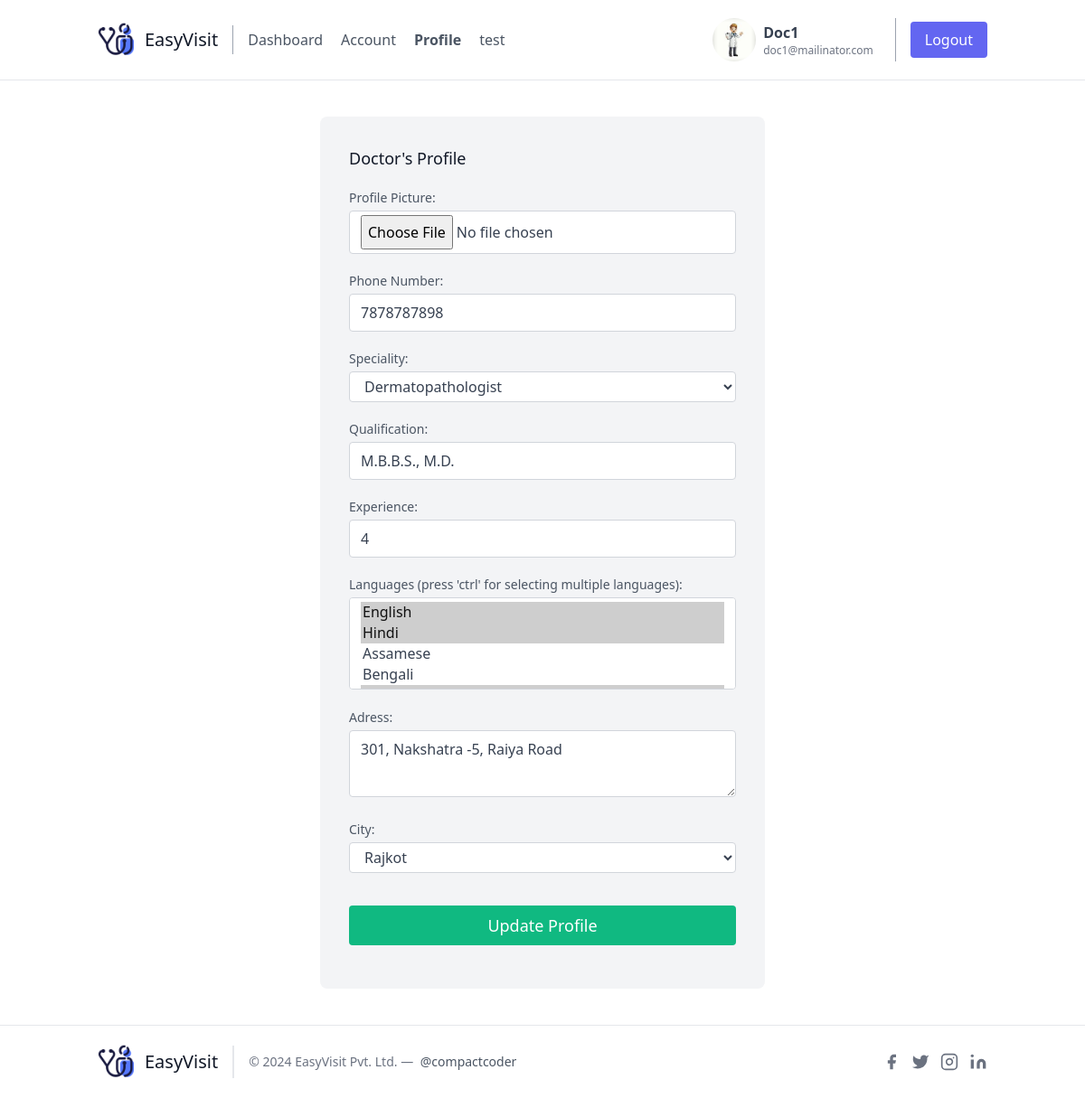
Screenshot of /doctor/profile (signed in) with the database file from the repository.
### app/models/user.py (models this page shows, shortened)
class UserModel(db.Model, UserMixin):
    __tablename__ = "users"
    id = db.Column(db.Integer, primary_key=True)
    full_name = db.Column(db.String(100), nullable=False)
    email = db.Column(db.String(120), nullable=False)
    password = db.Column(db.String(60), nullable=False)
    role = db.Column(db.String(10),nullable=False)
    image_file = db.Column(db.String(20), nullable=False, default='default.jpg')
    registered_on = db.Column(db.DateTime, nullable=False)
    confirmed = db.Column(db.Boolean, nullable=False, default=False)
    token_sent_on = db.Column(db.DateTime, nullable=True)
    confirmed_on = db.Column(db.DateTime, nullable=True)
    patient = db.relationship('PatientModel', backref='user', uselist=False, cascade="all, delete-orphan")
    doctor = db.relationship('DoctorModel', backref='user', uselist=False, cascade="all, delete-orphan")

### app/models/doctor.py (models this page shows, shortened)
class DoctorModel(db.Model):
    __tablename__ = "doctors"
    id = db.Column(db.Integer, primary_key=True)
    user_id = db.Column(db.Integer, db.ForeignKey('users.id'), unique=True)
    phone_no = db.Column(db.String(15), nullable=False)
    speciality = db.Column(db.String(100),nullable=False)
    qualification = db.Column(db.String(100),nullable=False)
    experience = db.Column(db.Integer,nullable=False)
    languages = db.Column(db.String)
    address = db.Column(db.String(255), nullable=False)
    city = db.Column(db.String(100), nullable=False)
    def get_languages(self):
        return json.loads(self.languages) if self.languages else []

### app/doctor/routes.py (the view, shortened to what this page needs)
@bp.route('/profile',methods=["GET","POST"])
@login_required
@email_verified
def profile():
    if current_user.is_authenticated and current_user.role == "doctor":
        form = DoctorProfileUpdateForm()
        doctor_profile = DoctorModel.query.filter_by(user_id=current_user.id).first()
        if doctor_profile:
            print("in doc profile")
            if request.method == "GET":
                print("in get")
                form.phone_no.data = doctor_profile.phone_no
                form.speciality.data = doctor_profile.speciality
                form.qualification.data = doctor_profile.qualification
                form.experience.data = doctor_profile.experience
                form.languages.data = doctor_profile.get_languages()
                form.address.data = doctor_profile.address
                form.city.data = doctor_profile.city
            return render_template('doctor/profile.html' , form= form, title = 'Profile')
    else:
        return redirect(url_for("patient.login"))

### app/doctor/forms.py
class DoctorProfileUpdateForm(FlaskForm):
    picture = FileField('Profile Picture', validators=[FileAllowed(['jpg', 'png'])])
    phone_no = StringField('Phone Number', validators=[DataRequired(),Length(min=10, max=10, message='Mobile number must be 10 digits long'),Regexp(r'^[6789]\d{9}$', message='Invalid mobile number format')])
    speciality = SelectField("Speciality",choices=[(i,i) for i in doctor_specialties],validators=[DataRequired()])
    qualification = StringField("Qualification",validators=[DataRequired(), Length(min=2, max=80)])
    experience = IntegerField("Experience")
    languages = SelectMultipleField("Languages (press 'ctrl' for selecting multiple languages)",choices=[(i,i) for i in indian_languages])
    address = TextAreaField("Adress",validators=[DataRequired(),Length(max=200)])
    city = SelectField("City",choices=[(i,i) for i in indian_cities],validators=[DataRequired()])
    submit = SubmitField("Update Profile")

### app/models/user.py (called while the page is built)
@login_manager.user_loader
def load_user(user_id):
    return UserModel.query.get(int(user_id))

### app/utils.py (called while the page is built)
def email_verified(view_func):
    @wraps(view_func)
    def decorated_function(*args, **kwargs):
        if current_user.is_authenticated and current_user.role == "patient" :
            if not current_user.confirmed:
                return redirect(url_for('patient.verify'))
        elif current_user.is_authenticated and current_user.role == "doctor" :
            if not current_user.confirmed:
                return redirect(url_for('doctor.verify'))
        return view_func(*args, **kwargs)
    return decorated_function

### app/templates/doctor/profile.html (shortened to what this page needs)
{% extends "account-layout.html" %}
{% block contents %}
<section class="text-gray-600 body-font">
  <div class="container px-5 py-10 mx-auto flex flex-wrap items-center">
    <div class="mt-10 mx-auto flex w-full flex-col rounded-lg bg-gray-100 p-8 md:ml-auto md:mt-0 md:w-1/2 lg:w-1/2">
      <h2 class="text-gray-900 text-lg font-medium title-font mb-4">Doctor's Profile</h2>
      <form method="POST" action="", enctype="multipart/form-data">
        {% for field in form%}
        {% if (field.label.text != "Update Profile") and (field.label.text!="CSRF Token")%}
          <div class="relative mb-4">
            <label class="leading-7 text-sm text-gray-600" for="{{ field.id }}">{{ field.label.text }}:</label>
            {% if field.errors %}
              {{ field(class="w-full bg-white rounded border border-gray-300 focus:border-red-500 focus:ring-2 focus:ring-red-200 text-base outline-none text-gray-700 py-1 px-3 leading-8 transition-colors duration-200 ease-in-out") }}
              <div>
              {% for error in field.errors %}
                <span class="form-control text-red-500 text-sm">{{ error }}</span>
              {% endfor %}
              </div>
            {% else %}
              {{ field(class="w-full bg-white rounded border border-gray-300 focus:border-red-500 focus:ring-2 focus:ring-red-200 text-base outline-none text-gray-700 py-1 px-3 leading-8 transition-colors duration-200 ease-in-out") }}
            {% endif %}
          </div>
        {% endif %}
        {% endfor %}
        <div class=" pt-5">
        {{ form.submit(class="text-white w-full bg-green-500 border-0 mb-4 py-2 px-8 focus:outline-none hover:bg-green-600 rounded text-lg") }}
      </div>
      </form>
    </div>
  </div>
</section>
{% endblock contents %}

### app/templates/account-layout.html (shortened to what this page needs)
<!DOCTYPE html>
<html lang="en">
<head>
    <link href="https://unpkg.com/tailwindcss@^2/dist/tailwind.min.css" rel="stylesheet">
</head>
<body>
    <header class="text-gray-600 body-font">
        <div class="container mx-auto flex flex-wrap p-5 flex-col md:flex-row items-center">
            <a class="flex title-font font-medium items-center text-gray-900 mb-4 md:mb-0">
                <img width="40" height="40"  {% if current_user.role == 'doctor'%} src="{{ url_for('static', filename='dicon.png') }}"
                {% else %} src="{{ url_for('static', filename='gicon.png') }}" {% endif %}alt="health-checkup"/>
                <span class="ml-3 text-xl">EasyVisit</span>
            </a>
            {% if current_user.role == 'doctor'%}
            <nav class="md:mr-auto md:ml-4 md:py-1 md:pl-4 md:border-l md:border-gray-400 flex flex-wrap items-center text-base justify-center">
                <a href="{{ url_for('doctor.dashboard') }}" class=" {% if title == 'Dashboard' %} font-bold  text-gray {% endif %} mr-5 hover:text-gray-900">Dashboard</a>
                <a href="{{ url_for('doctor.account') }}" class="{% if title == 'Account' %} font-bold text-gray {% endif %} mr-5 hover:text-gray-900">Account</a>
                <a href="{{ url_for('doctor.profile') }}" class="{% if title == 'Profile' %} font-bold text-gray {% endif %} mr-5 hover:text-gray-900">Profile</a>
                <a href="{{ url_for('doctor.test') }}" class="{% if title == 'test' %} font-bold text-gray {% endif %} mr-5 hover:text-gray-900">test</a>
            </nav>
            <div class="flex items-center gap-x-2">
                <img class="object-cover w-12 h-12 rounded-full" src="{{ url_for('static', filename='profile_pics/' + current_user.image_file) }}" alt="">
                <div>
                    <h1 class="text-base font-semibold text-gray-700 capitalize dark:text-white">{{current_user.full_name}}</h1>
                    <p class="text-xs text-gray-500 dark:text-gray-400">{{current_user.email}}</p>
                </div>
                <a href="{{ url_for('doctor.logout') }}" class="md:mr-auto md:ml-4 md:py-1 md:pl-4 md:border-l md:border-gray-400"><button class="inline-flex items-center bg-indigo-500 border-0 py-2 px-4 focus:outline-none hover:bg-red-500 rounded text-white text-base mt-4 md:mt-0">Logout</button>
                </a>
            </div>
            {% endif %}
        </div>
    </header>
<hr>
{% block contents %}
{% endblock contents %}
<hr>
    <footer class="text-gray-600 body-font">
        <div class="container px-5 p-5 mx-auto flex items-center sm:flex-row flex-col">
            <a class="flex title-font font-medium items-center md:justify-start justify-center text-gray-900">
                <img width="40" height="40"  {% if current_user.role == 'doctor'%} src="{{ url_for('static', filename='dicon.png') }}"
                {% else %} src="{{ url_for('static', filename='gicon.png') }}" {% endif %}alt="health-checkup"/>
                <span class="ml-3 text-xl">EasyVisit</span>
            </a>
            <p class="text-sm text-gray-500 sm:ml-4 sm:pl-4 sm:border-l-2 sm:border-gray-200 sm:py-2 sm:mt-0 mt-4">© 2024 EasyVisit Pvt. Ltd. —
                <a href="https://github.com/compactcoder" class="text-gray-600 ml-1" rel="noopener noreferrer" target="_blank">@compactcoder</a>
            </p>
            <span class="inline-flex sm:ml-auto sm:mt-0 mt-4 justify-center sm:justify-start">
                <a class="text-gray-500">
                    <svg fill="currentColor" stroke-linecap="round" stroke-linejoin="round" stroke-width="2" class="w-5 h-5" viewBox="0 0 24 24">
                    <path d="M18 2h-3a5 5 0 00-5 5v3H7v4h3v8h4v-8h3l1-4h-4V7a1 1 0 011-1h3z"></path>
                    </svg>
                </a>
                <a class="ml-3 text-gray-500">
                    <svg fill="currentColor" stroke-linecap="round" stroke-linejoin="round" stroke-width="2" class="w-5 h-5" viewBox="0 0 24 24">
                    <path d="M23 3a10.9 10.9 0 01-3.14 1.53 4.48 4.48 0 00-7.86 3v1A10.66 10.66 0 013 4s-4 9 5 13a11.64 11.64 0 01-7 2c9 5 20 0 20-11.5a4.5 4.5 0 00-.08-.83A7.72 7.72 0 0023 3z"></path>
                    </svg>
                </a>
                <a class="ml-3 text-gray-500">
                    <svg fill="none" stroke="currentColor" stroke-linecap="round" stroke-linejoin="round" stroke-width="2" class="w-5 h-5" viewBox="0 0 24 24">
                    <rect width="20" height="20" x="2" y="2" rx="5" ry="5"></rect>
                    <path d="M16 11.37A4 4 0 1112.63 8 4 4 0 0116 11.37zm1.5-4.87h.01"></path>
                    </svg>
                </a>
                <a class="ml-3 text-gray-500">
                    <svg fill="currentColor" stroke="currentColor" stroke-linecap="round" stroke-linejoin="round" stroke-width="0" class="w-5 h-5" viewBox="0 0 24 24">
                    <path stroke="none" d="M16 8a6 6 0 016 6v7h-4v-7a2 2 0 00-2-2 2 2 0 00-2 2v7h-4v-7a6 6 0 016-6zM2 9h4v12H2z"></path>
                    <circle cx="4" cy="4" r="2" stroke="none"></circle>
                    </svg>
                </a>
            </span>
        </div>
    </footer>
</body>
</html>

### rows the page displays
UserModel: image_file (picture), full_name "Doc1", email "doc1@mailinator.com"
DoctorModel: phone_no "7878787898" "Dermatopathologist" "M.B.B.S., M.D." "4" "English ☑ / Hindi ☑ / Assamese / Bengali" "301, Nakshatra -5, Raiya Road" "Rajkot"

### other values shown
{{ field.label.text }} "Profile Picture" "Phone Number" "Speciality" "Qualification" "Experience" "Languages (press 'ctrl' for selecting multiple languages)" "Adress" "City"
